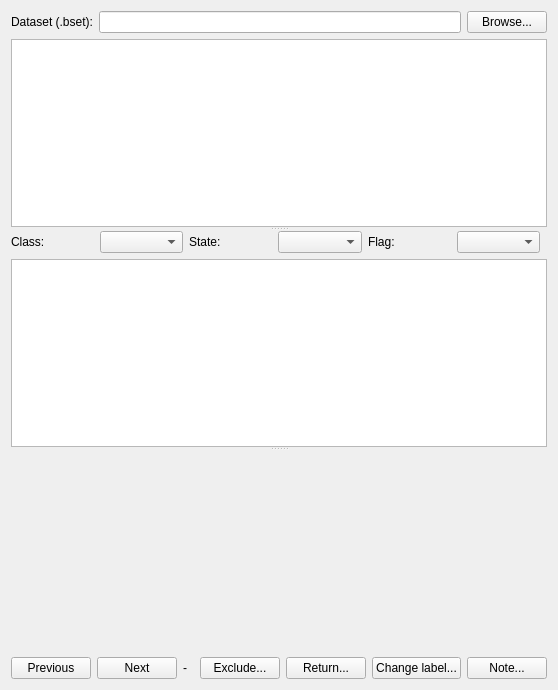
<?xml version="1.0" encoding="UTF-8"?>
<ui version="4.0">
 <class>DatasetPageForm</class>
 <widget class="QWidget" name="DatasetPageForm">
  <property name="windowTitle"><string>Datasets</string></property>
  <layout class="QVBoxLayout" name="rootLayout">
   <item>
    <layout class="QHBoxLayout" name="datasetLayout">
     <item><widget class="QLabel" name="datasetLabel"><property name="text"><string>Dataset (.bset):</string></property></widget></item>
     <item><widget class="QLineEdit" name="datasetPath"><property name="readOnly"><bool>true</bool></property></widget></item>
     <item><widget class="QPushButton" name="browseButton"><property name="text"><string>Browse...</string></property></widget></item>
    </layout>
   </item>
   <item>
    <widget class="QSplitter" name="splitter">
     <property name="orientation"><enum>Qt::Vertical</enum></property>
     <property name="childrenCollapsible"><bool>false</bool></property>
     <widget class="QTableWidget" name="summaryTable"/>
     <widget class="QWidget" name="trialsWidget">
      <layout class="QVBoxLayout" name="trialsLayout">
       <property name="leftMargin"><number>0</number></property>
       <property name="topMargin"><number>0</number></property>
       <property name="rightMargin"><number>0</number></property>
       <property name="bottomMargin"><number>0</number></property>
       <item>
        <layout class="QHBoxLayout" name="filterLayout">
         <item><widget class="QLabel" name="classFilterLabel"><property name="text"><string>Class:</string></property></widget></item>
         <item><widget class="QComboBox" name="classFilter"/></item>
         <item><widget class="QLabel" name="stateFilterLabel"><property name="text"><string>State:</string></property></widget></item>
         <item><widget class="QComboBox" name="stateFilter"/></item>
         <item><widget class="QLabel" name="flagFilterLabel"><property name="text"><string>Flag:</string></property></widget></item>
         <item><widget class="QComboBox" name="flagFilter"/></item>
         <item><spacer name="filterSpacer"><property name="orientation"><enum>Qt::Horizontal</enum></property></spacer></item>
        </layout>
       </item>
       <item><widget class="QTableWidget" name="trialsTable"/></item>
      </layout>
     </widget>
     <widget class="QWidget" name="detailWidget">
      <layout class="QVBoxLayout" name="detailLayout">
       <property name="leftMargin"><number>0</number></property>
       <property name="topMargin"><number>0</number></property>
       <property name="rightMargin"><number>0</number></property>
       <property name="bottomMargin"><number>0</number></property>
       <item><widget class="QCustomPlot" name="trialPlot"><property name="minimumSize"><size><width>320</width><height>180</height></size></property></widget></item>
       <item><widget class="QLabel" name="detailLabel"><property name="text"><string notr="true"></string></property><property name="wordWrap"><bool>true</bool></property></widget></item>
      </layout>
     </widget>
    </widget>
   </item>
   <item>
    <layout class="QHBoxLayout" name="buttonsLayout">
     <item><widget class="QPushButton" name="previousButton"><property name="text"><string>Previous</string></property></widget></item>
     <item><widget class="QPushButton" name="nextButton"><property name="text"><string>Next</string></property></widget></item>
     <item><widget class="QLabel" name="positionLabel"><property name="text"><string notr="true">-</string></property></widget></item>
     <item><spacer name="buttonsSpacer"><property name="orientation"><enum>Qt::Horizontal</enum></property></spacer></item>
     <item><widget class="QPushButton" name="excludeButton"><property name="text"><string>Exclude...</string></property><property name="toolTip"><string>Exclude trials from training: the selected ones or all with a flag; they stay in the dataset and can be returned</string></property></widget></item>
     <item><widget class="QPushButton" name="restoreButton"><property name="text"><string>Return...</string></property><property name="toolTip"><string>Return excluded trials to the selection: the selected ones or all with a flag; available when an excluded trial is selected</string></property></widget></item>
     <item><widget class="QPushButton" name="targetButton"><property name="text"><string>Change label...</string></property><property name="toolTip"><string>Correct the target value of the current trial; the presented cue is kept</string></property></widget></item>
     <item><widget class="QPushButton" name="noteButton"><property name="text"><string>Note...</string></property></widget></item>
    </layout>
   </item>
  </layout>
 </widget>
 <customwidgets>
  <customwidget>
   <class>QCustomPlot</class>
   <extends>QWidget</extends>
   <header>qcustomplot.h</header>
   <container>1</container>
  </customwidget>
 </customwidgets>
 <resources/>
 <connections/>
</ui>
